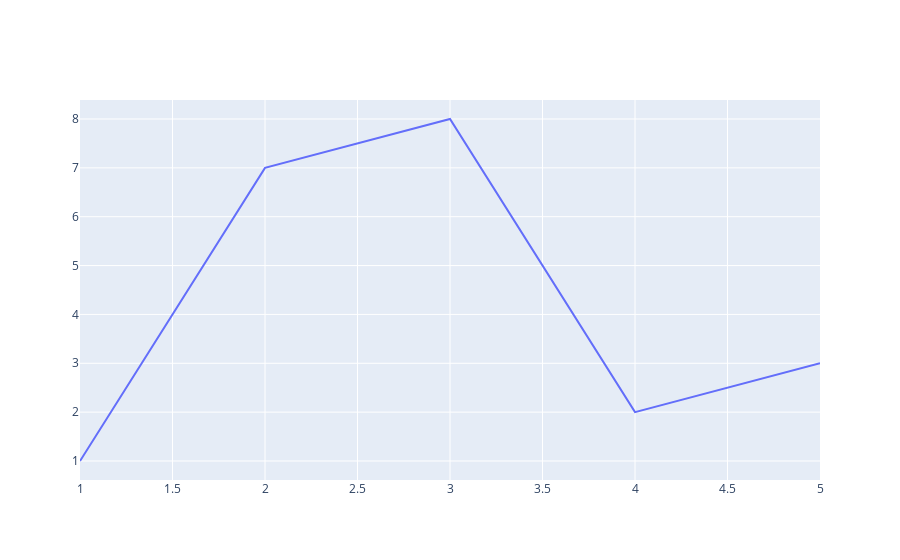

This figure's notebook cell:
### Code cell
fig = go.Figure()
fig.add_trace(go.Scatter(x=[1,2,3,4,5], y=[1,7,8,2,3], mode='lines'))

### Figure 1 — Plotly figure (JSON) as saved in the notebook; plotly's stock layout.template omitted (floating-point values rounded to 4 significant figures)
{"data": [{"mode": "lines", "type": "scatter", "x": [1, 2, 3, 4, 5], "y": [1, 7, 8, 2, 3]}], "layout": {"autosize": true, "xaxis": {"autorange": true, "range": [1, 5], "type": "linear"}, "yaxis": {"autorange": true, "range": [0.6111, 8.389], "type": "linear"}}}
